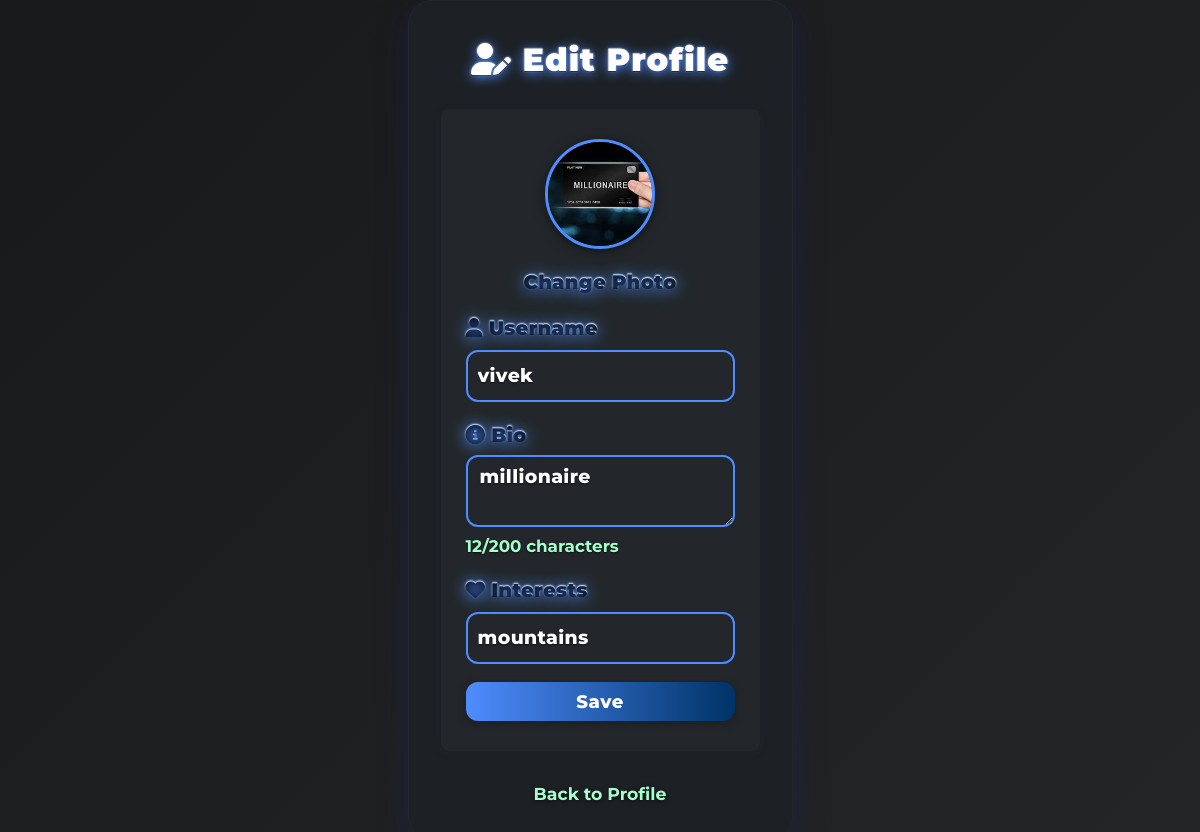
Screenshot of /edit_profile (signed in) with the database file from the repository.
### app.py (models this page shows, shortened)
class User(db.Model, UserMixin):
    id = db.Column(db.Integer, primary_key=True)
    username = db.Column(db.String(80), unique=True, nullable=False)
    password = db.Column(db.String(120), nullable=False)
    bio = db.Column(db.String(300))
    interests = db.Column(db.String(300))
    profile_pic = db.Column(db.String(120))
    last_seen = db.Column(db.DateTime, default=datetime.utcnow)
    profile_pic_updated_at = db.Column(db.DateTime, default=datetime.utcnow)

### app.py (the view, shortened to what this page needs)
@app.route('/edit_profile', methods=['GET', 'POST'])
def edit_profile():
    if 'username' not in session:
        return redirect(url_for('login'))
    user = User.query.filter_by(username=session['username']).first()
    if not user:
        flash('User not found.', 'danger')
        return redirect(url_for('logout'))
    return render_template('edit_profile.html', user=user, random=random.random)

### app.py (called while the page is built)
@app.before_request
def update_last_seen():
    if 'username' in session:
        user = User.query.filter_by(username=session['username']).first()
        if user:
            user.last_seen = datetime.utcnow()
            db.session.commit()

@app.context_processor
def inject_profile_pic_version():
    version = None
    if 'username' in session:
        user = User.query.filter_by(username=session['username']).first()
        if user and user.profile_pic_updated_at:
            version = int(user.profile_pic_updated_at.timestamp())
    if not version:
        from datetime import datetime
        version = int(datetime.utcnow().timestamp())
    return {'profile_pic_version': version}

### templates/edit_profile.html (shortened to what this page needs)
<!DOCTYPE html>
<html>
<head>
    <link href="https://cdn.jsdelivr.net/npm/bootstrap@5.3.2/dist/css/bootstrap.min.css" rel="stylesheet">
    <link rel="stylesheet" href="{{ url_for('static', filename='css/style.css') }}">
    <link rel="stylesheet" href="https://cdnjs.cloudflare.com/ajax/libs/font-awesome/6.4.0/css/all.min.css">
</head>
<body class="edit-profile-bg">
    <div class="edit-profile-card">
        <h2 class="text-center mb-4"><i class="fa fa-user-edit"></i> Edit Profile</h2>
        <form method="POST" enctype="multipart/form-data" class="edit-profile-form">
            <div class="text-center mb-3">
                <label for="profilePicInput" class="avatar-upload-label">
                    <img id="avatarPreview" src="{% if user.profile_pic %}{{ url_for('static', filename='profile_pics/' ~ user.profile_pic) }}?v={{ random() }}{% else %}{{ url_for('static', filename='profile_pics/default_avatar.png') }}{% endif %}" alt="Avatar" class="profile-avatar-pro">
                    <div>Change Photo</div>
                </label>
            </div>
            <label for="username"><i class="fa fa-user"></i> Username</label>
            <input type="text" class="form-control" id="username" value="{{ user.username }}" disabled placeholder="Username">
            <label for="bio"><i class="fa fa-info-circle"></i> Bio</label>
            <textarea name="bio" class="form-control" id="bio" rows="2" maxlength="200" placeholder="Short Bio">{{ user.bio }}</textarea>
            <div class="form-text"><span id="bioCount">{{ user.bio|length }}</span>/200 characters</div>
            <label for="interests"><i class="fa fa-heart"></i> Interests</label>
            <input type="text" name="interests" class="form-control" id="interests" value="{{ user.interests }}" placeholder="Interests">
            <button type="submit" class="btn btn-primary w-100">Save</button>
        </form>
        <a href="{{ url_for('profile') }}" class="edit-profile-link d-block text-center mt-3">Back to Profile</a>
    </div>
</body>
</html>

### static/css/style.css (style rules this page uses)
:root { --primary: #4f8cff; --accent: #ffb347; --background: #181a20; --text: #e0e0e0; }
body { font-family: 'Segoe UI', Arial, sans-serif; background: var(--background); color: var(--text); margin: 0; padding: 0; }
body, .bg-dark { background-color: #18191a !important; color: #e0e0e0 !important; }
a, a:visited { color: #90caf9; }
input, textarea, select { background-color: #23272b !important; color: #e0e0e0 !important; border: 1px solid #333 !important; }
.btn, .btn-primary, .btn-secondary, .btn-ig { background-color: #222 !important; color: #fff !important; border: none; }
h1, h2 { color: var(--primary); text-align: center; }
form { background: #23272b !important; max-width: 350px; margin: 30px auto; padding: 30px 25px; border-radius: 8px; box-shadow: 0 2px 8px rgba(44,62,80,0.1); }
input[type="text"], input[type="email"], input[type="password"], input[type="date"] { width: 100%; padding: 10px; margin: 8px 0 16px 0; border: 1px solid #333; border-radius: 4px; box-sizing: border-box; background: #23272b !important; color: #e0e0e0 !important; }
button { background: linear-gradient(90deg, #2563eb 0%, #1e40af 100%); color: #fff; border: none; padding: 10px 18px; border-radius: 4px; cursor: pointer; font-size: 1em; transition: background 0.2s; }
a { color: var(--primary); text-decoration: none; }

### templates/edit_profile.html (style rules this page uses)
.edit-profile-bg { min-height: 100vh; background: linear-gradient(135deg, #18191a 0%, #232526 100%) !important; display: flex; align-items: center; justify-content: center; }
.edit-profile-card { background: rgba(30,34,40,0.92) !important; border-radius: 1.5rem; box-shadow: 0 8px 32px 0 rgba(31,38,135,0.27); backdrop-filter: blur(10px); color: #fff !important; padding: 2.5rem 2rem 2rem 2rem; position: relative; overflow: hidden; border: 1.5px solid #23272b; font-family: 'Montserrat', 'Segoe UI', Arial, sans-serif; max-width: 430px; margin: 0 auto; }
.edit-profile-card h2 { font-weight: 900; letter-spacing: 1px; color: #fff; text-shadow: 0 2px 12px #4f8cff, 0 1px 0 #000, 0 0 2px #fff; }
.profile-avatar-pro { width: 110px; height: 110px; object-fit: cover; border-radius: 50%; border: 3px solid #4f8cff; box-shadow: 0 2px 12px #0008; margin-bottom: 18px; background: #23272b; }
.edit-profile-form label { font-size: 1.22rem; font-weight: 900; margin-bottom: 0.35rem; display: block; background: linear-gradient(90deg, #4f8cff 20%, #a6ffcb 80%); -webkit-background-clip: text; -webkit-text-fill-color: transparent; background-clip: text; text-fill-color: transparent; text-shadow: 0 2px 16px #4f8cff, 0 1px 0 #000, 0 0 2px #fff; letter-spacing: 0.01em; }
.edit-profile-form .form-control { background: #23272b !important; color: #fff !important; border: 2px solid #4f8cff !important; border-radius: 0.75rem; font-size: 1.18rem; font-weight: 800; box-shadow: none; letter-spacing: 0.02em; margin-bottom: 1.1rem; text-shadow: 0 1px 2px #000a; }
.edit-profile-form .btn-primary { background: linear-gradient(90deg,#4f8cff,#003366); border: none; font-weight: 800; font-size: 1.13rem; border-radius: 0.75rem; box-shadow: 0 2px 8px #0004; transition: background 0.2s, box-shadow 0.2s; letter-spacing: 0.03em; }
.edit-profile-form .form-text { color: #a6ffcb; font-size: 1.05rem; font-weight: 700; text-shadow: 0 1px 2px #000a; margin-top: -0.7rem; margin-bottom: 1rem; }
.edit-profile-form .form-control::placeholder { color: #fff !important; opacity: 1; font-weight: 700; letter-spacing: 0.01em; text-shadow: 0 1px 2px #000a; }
.edit-profile-link { color: #a6ffcb; font-weight: 700; font-size: 1.08rem; text-shadow: 0 1px 4px #000a; transition: color 0.2s; }
.avatar-upload-label { display: block; margin-bottom: 0.5rem; color: #b3c6e0; font-weight: 500; cursor: pointer; }

### rows the page displays
User: profile_pic (picture), username "vivek", bio "millionaire", interests "mountains"

### other values shown
{{ user.bio|length }} "12"
